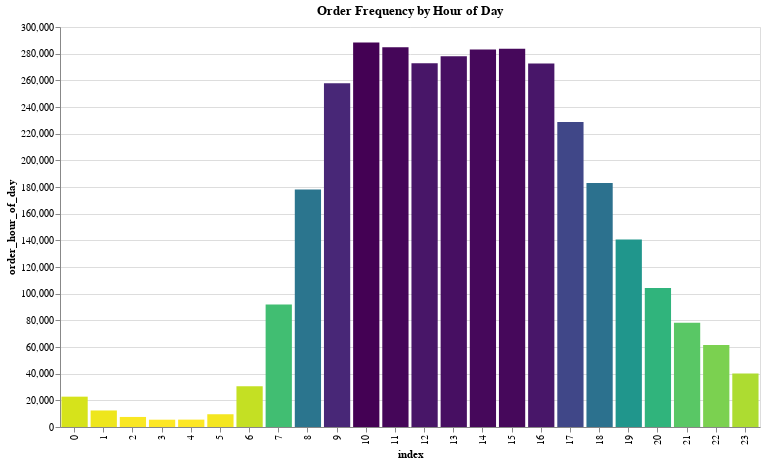

The cell this chart's notebook holds for it:
### Code cell
alt.Chart(time_of_day).mark_bar().encode(
    alt.X("index:O", bin=False),
    alt.Y('order_hour_of_day:Q'),
#     alt.ColorValue('darkorange'),
#     color = alt.Color('order_hour_of_day', alt.ColorValue("blue")),
#     color='orange',
    color = alt.Color('order_hour_of_day', legend=None, sort="descending", scale=alt.Scale(scheme='viridis')),
    tooltip=[alt.Tooltip('index:O', title="Hour of Day"), alt.Tooltip('order_hour_of_day:Q'), alt.Tooltip('pct_of_total:Q')]
    ).properties(title="Order Frequency by Hour of Day", width=700, height=400)

### Figure 1 — Vega-Lite specification as saved in the notebook (floating-point values rounded to 4 significant figures)
{"$schema": "https://vega.github.io/schema/vega-lite/v2.6.0.json", "config": {"background": "white", "view": {"height": 300, "width": 400}}, "data": {"name": "data-014e0a7dab42df99afd0375749910c16"}, "datasets": {"data-014e0a7dab42df99afd0375749910c16": [{"index": 10, "order_hour_of_day": 288418, "pct_of_total": 8.43}, {"index": 11, "order_hour_of_day": 284728, "pct_of_total": 8.32}, {"index": 15, "order_hour_of_day": 283639, "pct_of_total": 8.29}, {"index": 14, "order_hour_of_day": 283042, "pct_of_total": 8.27}, {"index": 13, "order_hour_of_day": 277999, "pct_of_total": 8.13}, {"index": 12, "order_hour_of_day": 272841, "pct_of_total": 7.98}, {"index": 16, "order_hour_of_day": 272553, "pct_of_total": 7.97}, {"index": 9, "order_hour_of_day": 257812, "pct_of_total": 7.54}, {"index": 17, "order_hour_of_day": 228795, "pct_of_total": 6.69}, {"index": 18, "order_hour_of_day": 182912, "pct_of_total": 5.35}, {"index": 8, "order_hour_of_day": 178201, "pct_of_total": 5.21}, {"index": 19, "order_hour_of_day": 140569, "pct_of_total": 4.11}, {"index": 20, "order_hour_of_day": 104292, "pct_of_total": 3.05}, {"index": 7, "order_hour_of_day": 91868, "pct_of_total": 2.69}, {"index": 21, "order_hour_of_day": 78109, "pct_of_total": 2.28}, {"index": 22, "order_hour_of_day": 61468, "pct_of_total": 1.8}, {"index": 23, "order_hour_of_day": 40043, "pct_of_total": 1.17}, {"index": 6, "order_hour_of_day": 30529, "pct_of_total": 0.89}, {"index": 0, "order_hour_of_day": 22758, "pct_of_total": 0.67}, {"index": 1, "order_hour_of_day": 12398, "pct_of_total": 0.36}, {"index": 5, "order_hour_of_day": 9569, "pct_of_total": 0.28}, {"index": 2, "order_hour_of_day": 7539, "pct_of_total": 0.22}, {"index": 4, "order_hour_of_day": 5527, "pct_of_total": 0.16}, {"index": 3, "order_hour_of_day": 5474, "pct_of_total": 0.16}]}, "encoding": {"color": {"field": "order_hour_of_day", "legend": null, "scale": {"scheme": "viridis"}, "sort": "descending", "type": "quantitative"}, "tooltip": [{"field": "index", "title": "Hour of Day", "type": "ordinal"}, {"field": "order_hour_of_day", "type": "quantitative"}, {"field": "pct_of_total", "type": "quantitative"}], "x": {"bin": false, "field": "index", "type": "ordinal"}, "y": {"field": "order_hour_of_day", "type": "quantitative"}}, "height": 400, "mark": "bar", "title": "Order Frequency by Hour of Day", "width": 700}
